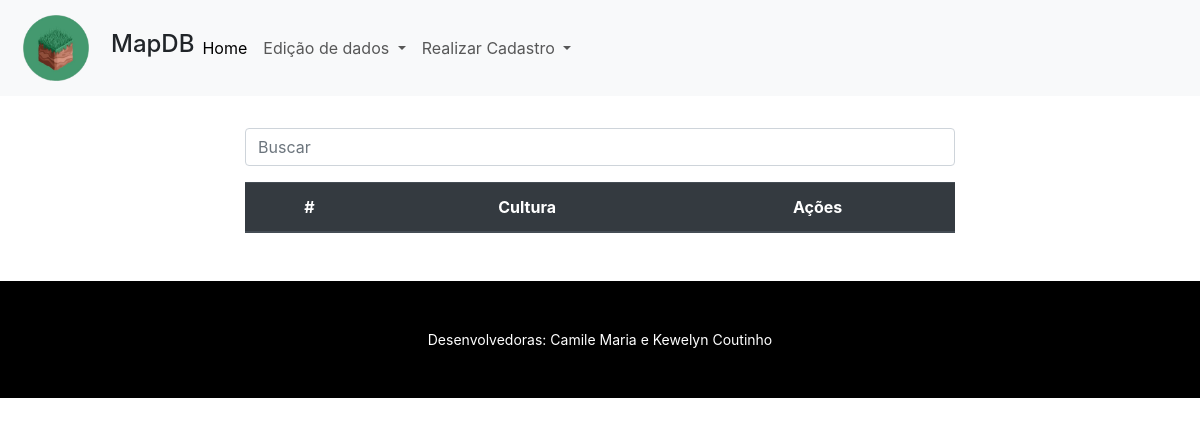
The page /index_cultura/ on the database as committed earlier.
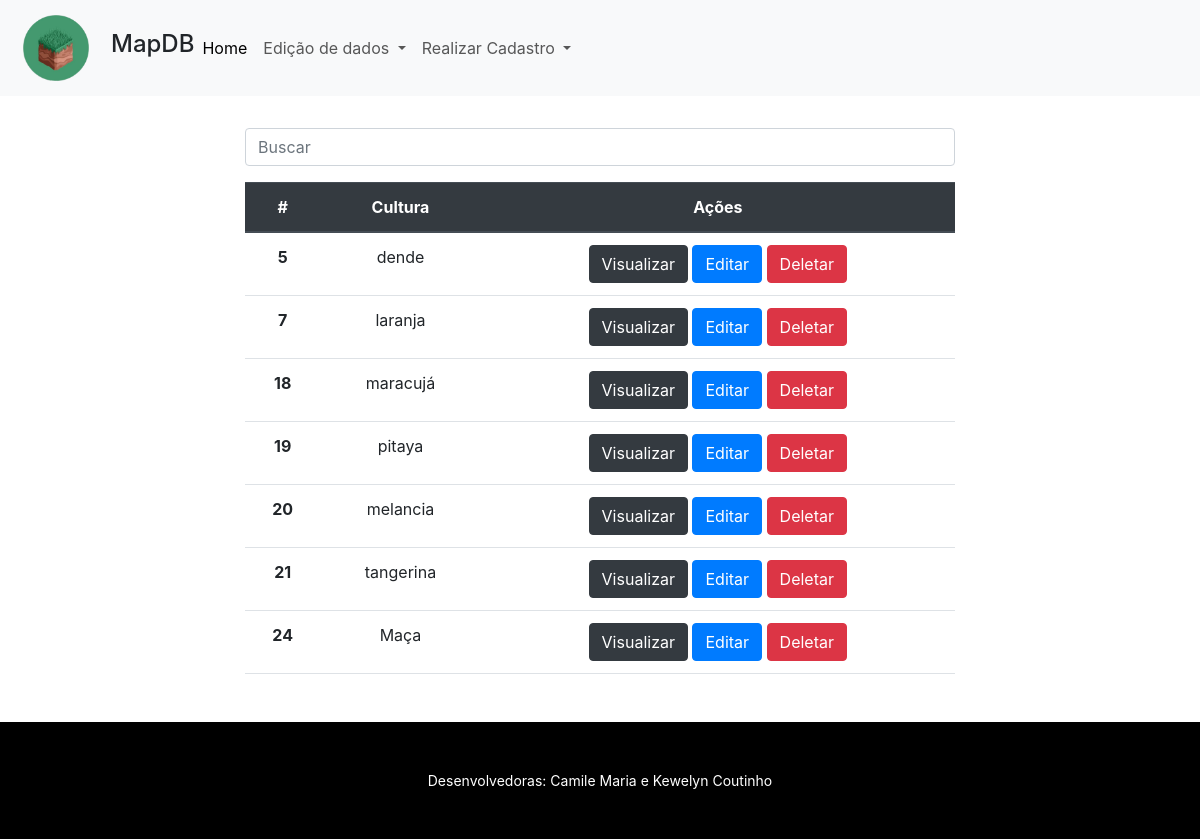
The same page on the database as committed later.
### app/models.py (models this page shows, shortened)
class Culturas(models.Model):
    TipoCultura = models.CharField(max_length=40)

### app/views.py (the view)
# urls.py: path('index_cultura/', index_cultura, name='index_cultura'),
def index_cultura(request):
    search = request.GET.get('search')
    if search:
        cultura = Culturas.objects.filter(TipoCultura__icontains=search)
    else:
        cultura = Culturas.objects.all()
    return render(request, 'index_cultura.html', {'cultura': cultura})

### Templates/index_cultura.html (shortened to what this page needs)
{% extends 'menu.html' %}
{% load static %}
{% block body%}
<!DOCTYPE html>
<html lang="pt-br">
<head>
    <link rel="stylesheet" href="https://cdn.jsdelivr.net/npm/bootstrap@4.6.2/dist/css/bootstrap.min.css">
    <link rel="stylesheet" href="{% static 'css/style.css' %}">
</head>
<body>
    <div class = "col-8 m-auto pt-2 pb-2 text-center">
        <form method = "get">
            <input type="text" id="search" name="search" class="form-control" placeholder="Buscar">
        </form>
    </div>
    <div class = "col-8 m-auto pt-2 pb-2 text-center">
    <table class="table">
            <thead class="thead-dark">
                  <tr class="table-dark">
                    <th scope="col">#</th>
                    <th scope="col">Cultura</th>
                    <th scope="col">Ações</th>
                  </tr>
            </thead>
            <tbody>
                {% for dbs in cultura %}
            <tr>
                <th scope="row">{{ dbs.id }}</th>
                <td>{{ dbs.TipoCultura }}</td>
                <td>
                       <a href="{% url 'viewdados_cultura' dbs.id %}" class="btn btn-dark"> Visualizar </a>
                       <a href="{% url 'update_cultura' dbs.id %}" class="btn btn-primary"> Editar </a>
                       <a href="{% url 'delete_cultura' dbs.id %}" class="btn btn-danger"> Deletar </a>
                    </td>
                  </tr>
                {%endfor%}
          </tbody>
        </table>
    </div>
</body>
</html>
{% endblock %}

### Templates/menu.html (shortened to what this page needs)
{% extends 'base.html' %}
{% load static %}
{% block menu%}
<link rel="stylesheet" href="{% static 'css/menu.css' %}">
<nav class="navbar navbar-expand-lg bg-body-tertiary" style="background-color: #e3f2fd;">
  <div class="logoimg">
    <img src="{% static 'imagens/logo.png.png' %}" height="80px"/>
  </div>
  <div class="container-fluid">
    <h4>MapDB</h4>
    <div class="collapse navbar-collapse" id="navbarNavDropdown">
      <ul class="navbar-nav">
        <li class="nav-item">
          <a class="nav-link active" aria-current="page" href="{% url 'home' %}">Home</a>
        </li>
        <li class="nav-item dropdown">
          <a class="nav-link dropdown-toggle" href="#" role="button" data-bs-toggle="dropdown" aria-expanded="false">
            Edição de dados
          </a>
        </li>
        <li class="nav-item dropdown">
          <a class="nav-link dropdown-toggle" href="#" role="button" data-bs-toggle="dropdown" aria-expanded="false">
            Realizar Cadastro
          </a>
        </li>
      </ul>
    </div>
  </div>
</nav>
<div class="container"><br>{% endblock %}{% block footer%}<br></div>
<footer class="py-5 bg-black">
     <div class="container px-5"><p class="m-0 text-center text-white small">Desenvolvedoras: Camile Maria e Kewelyn Coutinho</p></div>
</footer>
{% endblock %}

### Templates/base.html (shortened to what this page needs)
{% load static %}
<!DOCTYPE html>
<html lang="pt-br">
<head>
  <link rel="stylesheet" href="{% static 'css/style.css' %}">
  <link href="https://cdn.jsdelivr.net/npm/bootstrap@5.3.0/dist/css/bootstrap.min.css" rel="stylesheet">
</head>
<body>
{% block menu %}{% endblock %}
{% block body %}{% endblock %}
{% block footer %}{% endblock %}
</body>
</html>

### static/css/menu.css (style rules this page uses)
body { background: #e4e4e4ce; }
.container { width: 100%; }

Rows that differ between the two databases and show on the page:
added Culturas: id "5", TipoCultura "dende"
added Culturas: id "7", TipoCultura "laranja"
added Culturas: id "18", TipoCultura "maracujá"
added Culturas: id "19", TipoCultura "pitaya"
added Culturas: id "20", TipoCultura "melancia"
added Culturas: id "21", TipoCultura "tangerina"
added Culturas: id "24", TipoCultura "Maça"
